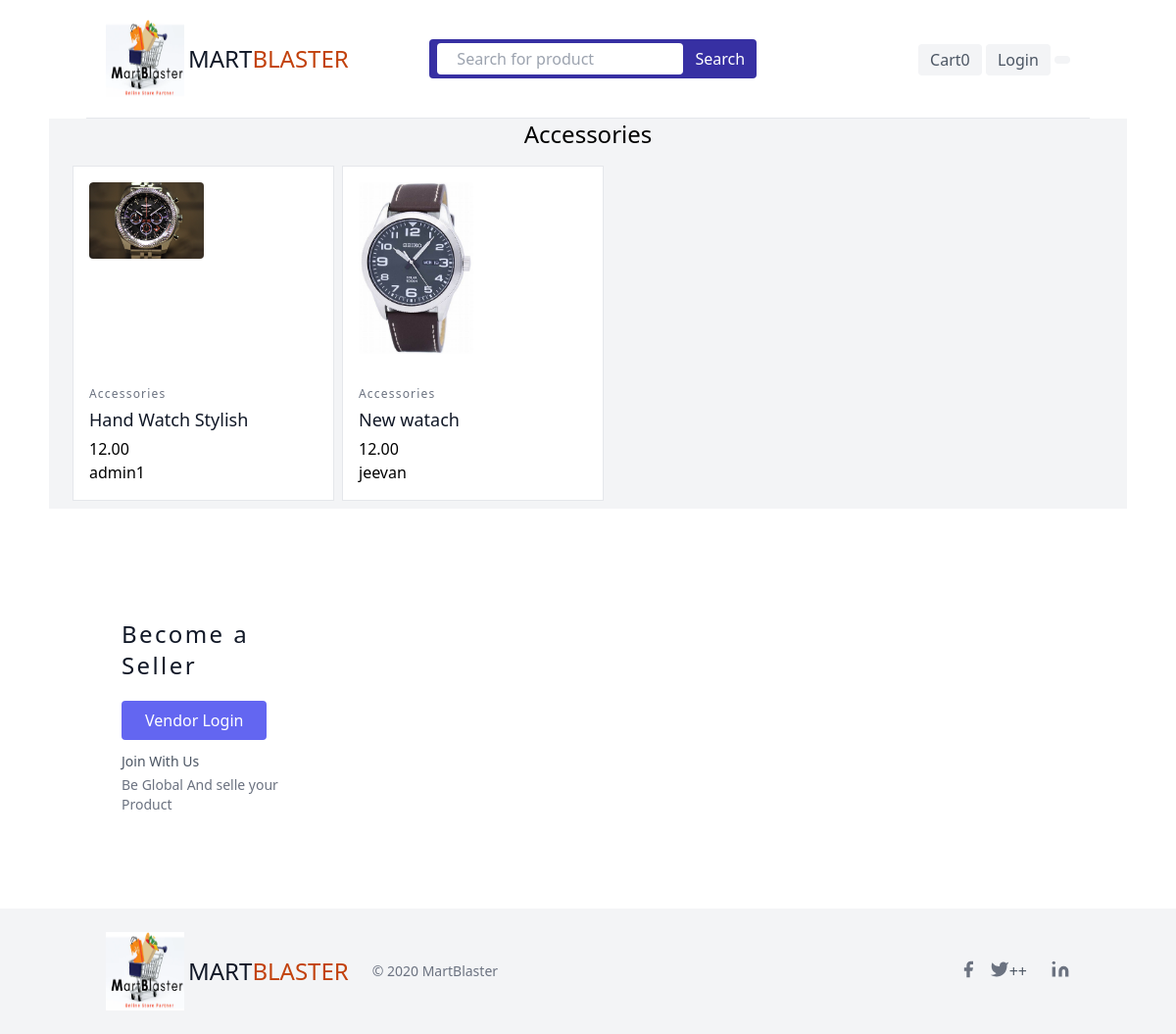
/category/accessories/, run on the app's committed database.
### store/models.py (models this page shows, shortened)
class Category(models.Model):
    title=models.CharField(max_length=200)
    slug=models.SlugField(unique=True)
    ordering = models.IntegerField(default=0)
    def __str__(self):
        return self.title
    class Meta:
        verbose_name='Category'
        verbose_name_plural="Categories"
        ordering = ['ordering']

class Product(models.Model):
    DRAFT = 'draft'
    WAITING_APPROVAL = 'waitingapproval'
    ACTIVE = 'active'
    DELETED = 'deleted'
    STATUS_CHOICES = (
        (DRAFT, 'Draft'),
        (WAITING_APPROVAL, 'Waiting approval'),
        (ACTIVE, 'Active'),
        (DELETED, 'Deleted'),
    )
    category = models.ForeignKey(Category, related_name='products', on_delete=models.CASCADE)
    vendor = models.ForeignKey(Pasal, related_name='products', on_delete=models.CASCADE,null=True)
    added_by=models.ForeignKey(User,related_name='products',on_delete=models.CASCADE)
    title = models.CharField(max_length=255)
    slug = models.SlugField(max_length=255)
    description = models.TextField(blank=True, null=True)
    price = models.DecimalField(max_digits=8, decimal_places=2)
    date_added = models.DateTimeField(auto_now_add=True)
    image = models.ImageField(upload_to='uploads/', blank=True, null=True)
    thumbnail = models.ImageField(upload_to='uploads/', blank=True, null=True)
    status = models.CharField(max_length=50, choices=STATUS_CHOICES, default=ACTIVE)
    class Meta:
        ordering = ['-date_added']

### store/views.py (the view)
# urls.py: path('category/<str:slug>/',category,name='category_detail'),
def category(request,slug):
    category=Category.objects.get(slug=slug)
    category_product=category.products.filter(status=Product.ACTIVE)
    context={
        'category':category,
        'products':category_product
    }
    return render(request, 'store/category.html',context)

### store/cart.py (called while the page is built)
    def cart_len(self):
        return len(self.cart)

### store/cart_context_preprocessor.py (called while the page is built)
def cart(request):
    return {'cart':Cart(request)}

### store/templatetags/main_nav.py (called while the page is built)
@register.inclusion_tag('includes/main_nav.html')
def main_nav():
    main_nav=Main_Navigation.objects.all()
    return {'main_nav':main_nav}

### store/templates/store/category.html (shortened to what this page needs)
{% extends 'base.html'%}
{% block main_content %}
<main class="w-11/12 mx-auto bg-gray-100">
    <h2 class="text-2xl text-center ">{{category.title}}  </h2>
           {%include 'includes/partial_Product.html' %}
</main>
{% endblock%}

### store/templates/includes/partial_Product.html
<div class="flex flex-wrap m-4">
{% for product in products %}
<div class="lg:w-1/4 md:w-1/2 p-4 bg-white border mb-2 ml-2 hover:shadow-xl w-full">
  <a href="{% url 'store:Product_detail' product.id %}" class="block relative h-48 rounded overflow-hidden">
    {% if product.image %}
    <img alt="ecommerce" class="lg:w-1/2 w-full lg:h-auto h-64 object-cover object-center rounded" src="{{product.image.url}}">
    {%endif%}            </a>
  <a href="{% url 'store:Product_detail' product.id %}">
  <div class="mt-4">
    <h3 class="text-gray-500 text-xs tracking-widest title-font mb-1">{{product.category}}</h3>
    <h2 class="text-gray-900 title-font text-lg font-medium">{{product.title}}</h2>
    <div class=""><p class="mt-1 flex gap-2">{{product.price}}</p><a href="{% url 'userProfile:vendor_detail' product.added_by.id%}"> <p class="">{% firstof product.added_by.get_full_name  product.added_by.username%}</p></a></div>
  </div>
</a>
</div>
{%endfor%}
</div>

### data on the page
Category: title "Accessories"
Product: image (picture), category "Accessories", title "Hand Watch Stylish", price "12.00", added_by.username "admin1"
Product: image (picture), category "Accessories", title "New watach", price "12.00", added_by.username "jeevan"

### other printed values
{{ cart.cart_len }} "0"
